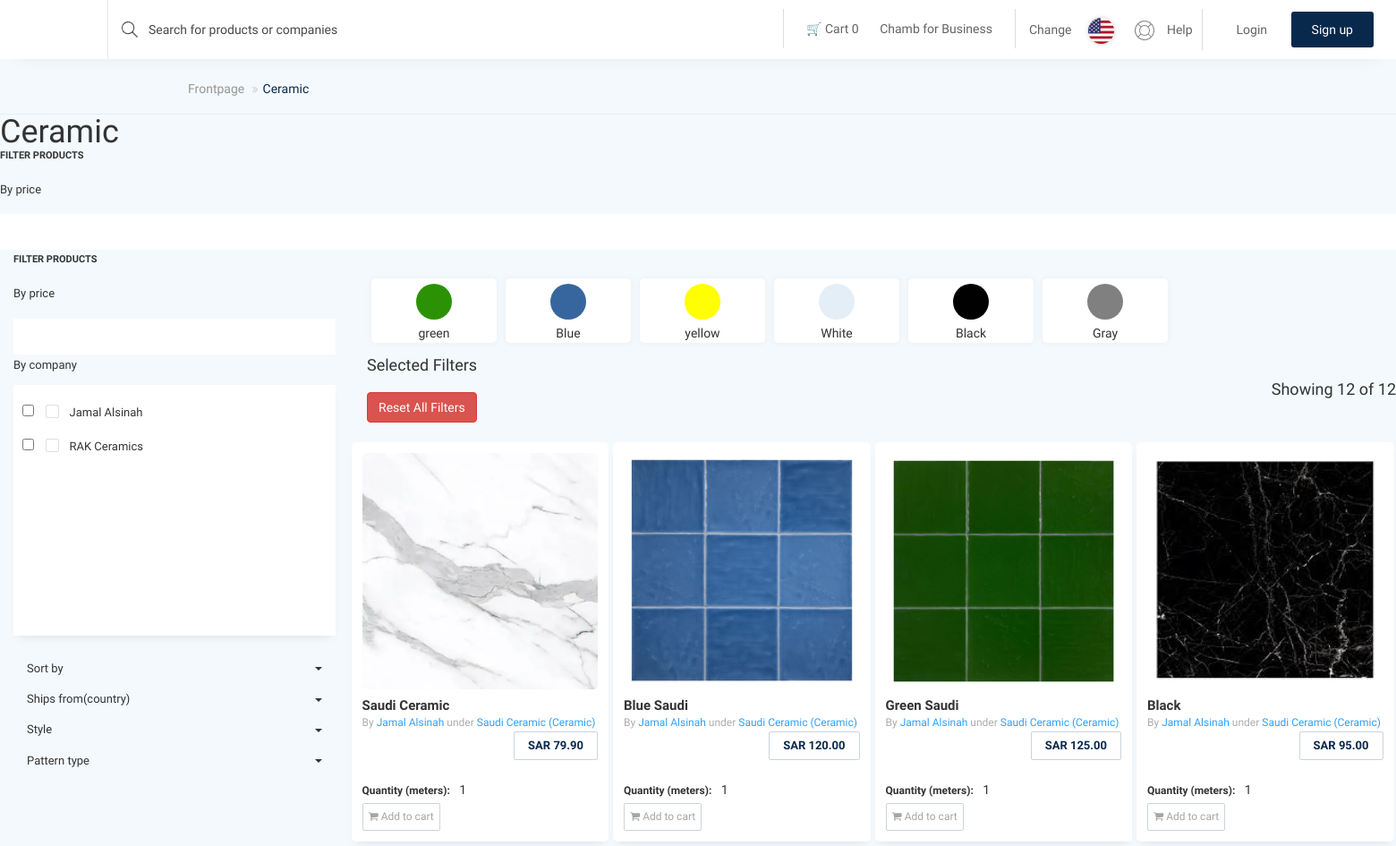
The page /category/ceramic/ (upper part) on the database as committed earlier.
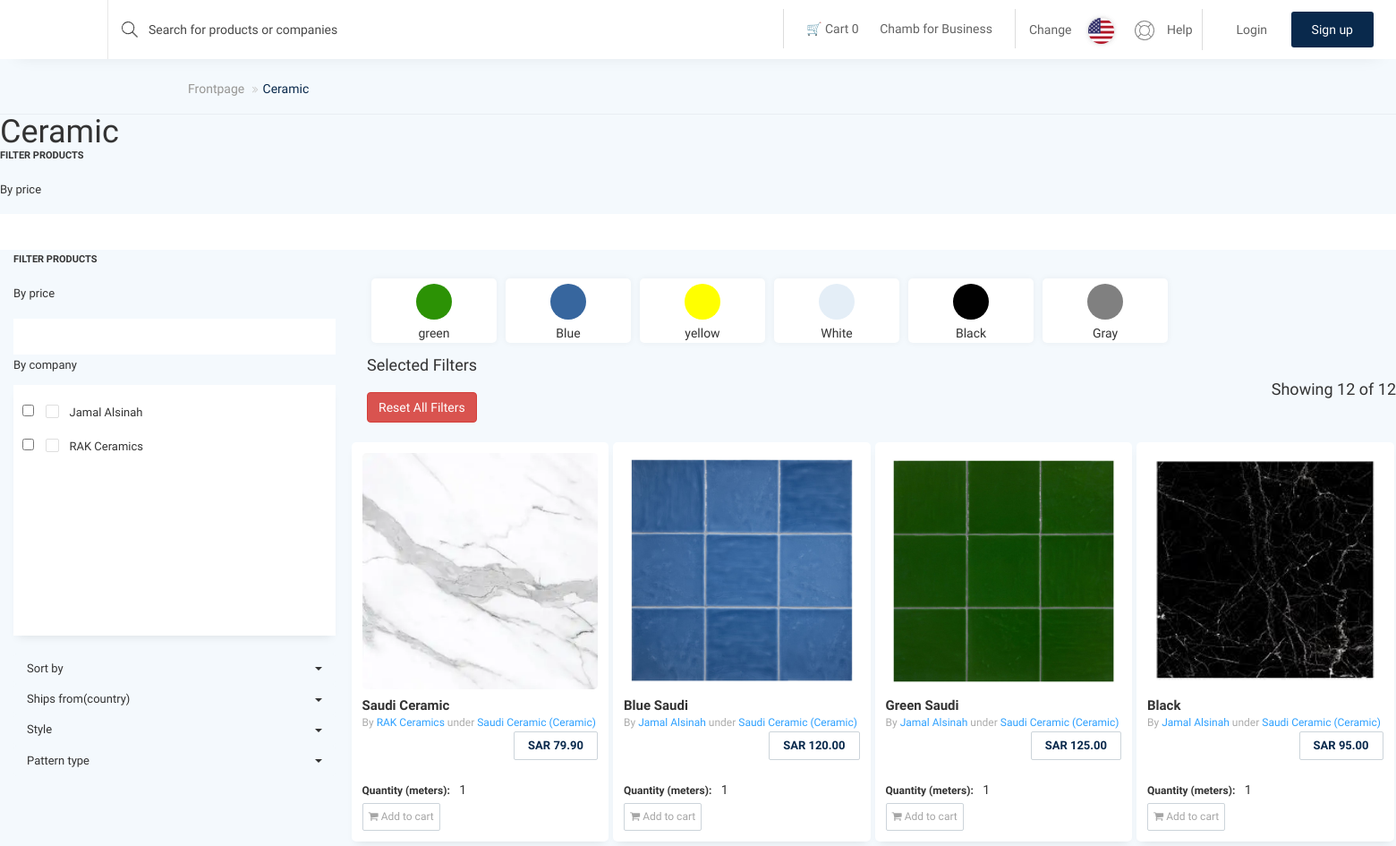
The same page on the database as committed later.
### app/models.py (models this page shows, shortened)
class Category(models.Model):
    name = models.CharField(max_length=100)
    image = models.ImageField(upload_to='categories/', blank=True, null=True)
    description = models.TextField(blank=True, null=True)
    slug = models.SlugField(max_length=100, unique=True, blank=True)
    created_at = models.DateTimeField(auto_now_add=True)
    status = models.BooleanField(default=True)
    def __str__(self):
        return self.name

class Factory(models.Model):
    name = models.CharField(max_length=100)
    image = models.ImageField(upload_to='factories/', blank=True, null=True)
    slug = models.SlugField(max_length=100, unique=True, blank=True)
    created_at = models.DateTimeField(auto_now_add=True)
    status = models.BooleanField(default=True)

class Color(models.Model):
    name = models.CharField(max_length=50)
    color_code = models.CharField(max_length=50)

class Product(models.Model):
    name = models.CharField(max_length=100)
    image = models.ImageField(upload_to='products/', blank=True, null=True, default='Decor_tiles_1.jpg')
    price = models.DecimalField(max_digits=10, decimal_places=2)
    discription = models.TextField(blank=True, null=True)
    type = models.ForeignKey(Type, on_delete=models.CASCADE, related_name='products')
    factory = models.ForeignKey(Factory, on_delete=models.SET_NULL, null=True)
    color = models.ForeignKey(Color, on_delete=models.SET_NULL, null=True)
    size = models.ForeignKey(Size, on_delete=models.SET_NULL, null=True)
    code = models.CharField(max_length=100, unique=True)
    texture = models.CharField(max_length=100)
    slug = models.SlugField(max_length=100, unique=True, blank=True)
    created_at = models.DateTimeField(auto_now_add=True)
    status = models.BooleanField(default=True)

class Type(models.Model):
    name = models.CharField(max_length=100)
    category = models.ForeignKey(Category, on_delete=models.CASCADE, related_name='types')
    description = models.TextField(blank=True, null=True)
    slug = models.SlugField(max_length=100, unique=True, blank=True)
    created_at = models.DateTimeField(auto_now_add=True)
    status = models.BooleanField(default=True)
    def __str__(self):
        return f"{self.name} ({self.category.name})"

### app/views.py (the view)
# urls.py: path("category/<str:slug>/", views.category, name="category"),
def category(request, slug):
    print(slug)
    categories = Category.objects.all()
    category = categories.get(slug=slug)
    types = Type.objects.filter(category=category)
    products = Product.objects.filter(type__in=types)
    colors = Color.objects.all()
    factorys = Factory.objects.all()
    context = {
        'categories': categories,
        'category': category,
        'subcategories': types,
        'products': products,
        'colors': colors,\
        'factorys': factorys
    }
    return render(request, 'app/category.html', context)

### cart/cart.py (called while the page is built)
def cart_total_quantity(request):
    return {
        "cart_total_quantity": request.session.get("cart_total_quantity", 0)
    }

### templates/app/category.html (shortened to what this page needs)
{% extends "base.html" %} {% load static %} {% block content %}
<div class="furniture-box">
  <div class="terms-title">
    <div class="container">
      <div class="row">
        <ol class="breadcrumb">
          <li><a href="#">Frontpage </a></li>
          <li class="active">{{ category }}</li>
        </ol>
      </div>
    </div>
  </div>
</div>
<div class="furniture-box main-cards-box">
  <div class="categories-container">
    <div class="row">
      <div class="furniture-main">
        <h1>{{ category }}</h1>
        <div class="furniture-left">
          <h3>Filter Products</h3>
          <div class="by-box">
            <h5>By price</h5>
            <p>
              <input type="text" id="amount" readonly style="" />
            </p>
          </div>
        </div>
        <div class="col-md-3 col-sm-4">
          <div class="furniture-left">
            <h3>Filter Products</h3>
            <div class="by-box">
              <h5>By price</h5>
              <p>
                <input type="text" id="amount" readonly style="" />
              </p>
            </div>
            <div class="by-com">
              <h5>By company</h5>
              <div class="list-b">
                <div id="boxscroll">
                  {% for factory in factorys %}
                  <div class="form-check">
                    <input
                      id="checkbox-{{ factory.id }}"
                      class="filled-in chk-col-blue factory-checkbox"
                      type="checkbox"
                      value="{{ factory.id }}"
                    />
                    <label for="checkbox-{{ factory.id }}"
                      >{{ factory.name }}</label
                    >
                  </div>
                  {% endfor %}
                </div>
              </div>
            </div>
            <div class="left-list-f">
              <div class="panel-group" id="accordion">
                <div class="panel panel-default">
                  <div class="panel-heading">
                    <h4
                      data-toggle="collapse"
                      data-parent="#accordion"
                      href="#collapse1"
                      class="panel-title expand"
                    >
                      <div class="right-arrow pull-right">
                        <span class="caret"></span>
                      </div>
                      <a href="#">Sort by</a>
                    </h4>
                  </div>
                </div>
                <div class="panel panel-default">
                  <div class="panel-heading">
                    <h4
                      data-toggle="collapse"
                      data-parent="#accordion"
                      href="#collapse2"
                      class="panel-title expand"
                    >
                      <div class="right-arrow pull-right">
                        <span class="caret"></span>
                      </div>
                      <a href="#">Ships from(country)</a>
                    </h4>
                  </div>
                </div>
                <div class="panel panel-default">
                  <div class="panel-heading">
                    <h4
                      data-toggle="collapse"
                      data-parent="#accordion"
                      href="#collapse3"
                      class="panel-title expand"
                    >
                      <div class="right-arrow pull-right">
                        <span class="caret"></span>
                      </div>
                      <a href="#">Style</a>
                    </h4>
                  </div>
                </div>
                <div class="panel panel-default">
                  <div class="panel-heading">
                    <h4
                      data-toggle="collapse"
                      data-parent="#accordion"
                      href="#collapse4"
                      class="panel-title expand"
                    >
                      <div class="right-arrow pull-right">
                        <span class="caret"></span>
                      </div>
                      <a href="#">Pattern type</a>
                    </h4>
                  </div>
                </div>
              </div>
            </div>
          </div>
        </div>
        <div class="col-md-9 col-sm-9">
          <div class="furniture-middle">
            <div class="colors-filter-row">
              {% for color in colors %}
              <button
                class="btn color-item"
                data-color-code="{{ color.color_code }}"
              >
                <div
                  class="color"
                  style="background-color: {{ color.color_code }};"
                ></div>
                <span>{{ color.name }}</span>
              </button>
              {% endfor %}
            </div>
            <div class="row top-filter-row">
              <div class="categories-top-filter-container">
                <div class="col first-col">
                  <div class="selected-filters">
                    <h4>Selected Filters</h4>
                    <div class="selected-filters-div" id="selected-filters-container">
                    </div>
                    <button id="reset-filters" class="btn btn-danger ">
                      Reset All Filters
                    </button>
                  </div>
                </div>
                <div class="col">
                  <h4>
                    <span>Showing</span> <span>12</span> <span>of</span>
                    <span>12</span>
                  </h4>
                </div>
              </div>
            </div>
            <div class="row cat-pd">
              {% for product in products %}
              <div class="col-md-3 col-sm-6 category-card-col">
                <div class="small-box-c">
                  <div class="small-img-b">
                    <a href="{% url 'product_detail' slug=product.slug %}">
                      {% if product.image %}
                      <img
                        src="{{ product.image.url }}"
                        alt="{{ product.name }}"
                      />
                      {% else %}
                      <img
                        src="{% static 'images/logo.png' %}"
                        alt="Placeholder image"
                      />
                      {% endif %}
                    </a>
                  </div>
                  <div class="dit-t clearfix">
                    <div class="left-ti">
                      <h4>{{ product.name }}</h4>
                      <p>
                        By <span>{{ product.factory.name }}</span> under
                        <span>{{ product.type }}</span>
                      </p>
                    </div>
                    <a href="#" tabindex="0"> SAR {{ product.price }}</a>
                  </div>
                  <div class="prod-btn">
                    <label
                      for="quantity"
                      style="font-size: 12px; margin-right: 5px"
                      >Quantity (meters):</label
                    >
                    <input
                      type="number"
                      id="quantity-{{ product.id }}"
                      name="quantity"
                      min="1"
                      step="1"
                      value="1"
                      style="width: 60px; margin-right: 8px"
                    />
                    <a
                      href="javascript:void(0);"
                      onclick="addToCart({{ product.id }})"
                      ><i class="fa fa-shopping-cart" aria-hidden="true"></i>
                      Add to cart</a
                    >
                  </div>
                </div>
              </div>
              {% endfor %}
            </div>
          </div>
        </div>
      </div>
    </div>
  </div>
</div>
{% endblock content %}

### templates/base.html (shortened to what this page needs)
<!DOCTYPE html>
<html lang="en">
   {% load static %}
   <head>
      <link rel="stylesheet" href="{% static 'css/font-awesome.min.css' %}">
      <link rel="stylesheet" href="{% static 'css/bootstrap.min.css' %}">
      <link rel="stylesheet" href="{% static 'css/animate-wow.css' %}">
      <link rel="stylesheet" href="{% static 'css/style.css' %}">
      <link rel="stylesheet" href="{% static 'css/bootstrap-select.min.css' %}">
      <link rel="stylesheet" href="{% static 'css/slick.min.css' %}">
      <link rel="stylesheet" href="{% static 'css/responsive.css' %}">
   </head>
   <body>
      <header id="header" class="top-head">
         <nav class="navbar navbar-default">
            <div class="container-fluid">
               <div class="row">
                  <div class="col-md-4 col-sm-12 left-rs">
                     <div class="navbar-header">
                        <a href="index.html" class="navbar-brand"><img src="{% static 'images/logo.png' %}" alt="" /></a>
                     </div>
                     <form class="navbar-form navbar-left web-sh">
                        <div class="form">
                           <input type="text" class="form-control" placeholder="Search for products or companies">
                        </div>
                     </form>
                  </div>
                  <div class="col-md-8 col-sm-12">
                     <div class="right-nav">
                        <div class="login-sr">
                           <div class="login-signup">
                              <ul>
                                 <li><a href="#">Login</a></li>
                                 <li><a class="custom-b" href="#">Sign up</a></li>
                              </ul>
                           </div>
                        </div>
                        <div class="help-r hidden-xs">
                           <div class="help-box">
                              <ul>
                                 <li> <a data-toggle="modal" data-target="#myModal" href="#"> <span>Change</span> <img src="{% static 'images/flag.png' %}" alt="" /> </a> </li>
                                 <li> <a href="#"><img class="h-i" src="{% static 'images/help-icon.png' %}" alt="" /> Help </a> </li>
                              </ul>
                           </div>
                        </div>
                        <div class="nav-b hidden-xs">
                           <div class="nav-box">
                              <ul>
                                 <li>
                                    <a href="{% url 'cart_view' %}" class="cart-button">
                                        🛒 Cart
                                        <span id="cart-count">{{ request.session.cart_total_quantity|default:0 }}</span>
                                    </a>
                                </li>
                                 <li><a href="about-us.html">Chamb for Business</a></li>
                              </ul>
                           </div>
                        </div>
                     </div>
                  </div>
               </div>
            </div>
         </nav>
      </header>
    <div class="page-content-product">
        {% block content %}{% endblock %}
    </div>
   </body>
</html>

Rows that differ between the two databases and show on the page:
changed Product "Saudi Ceramic": factory.name "Jamal Alsinah" → "RAK Ceramics"
